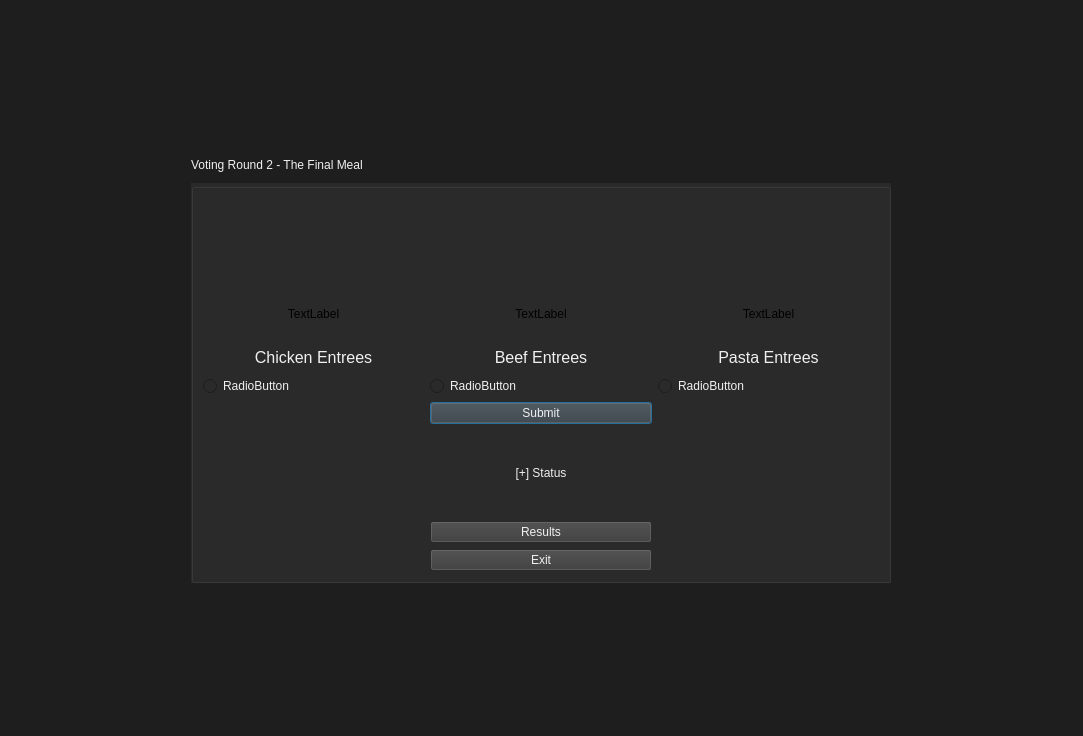
<?xml version="1.0" encoding="UTF-8"?>
<ui version="4.0">
 <class>SecondVotingScreen</class>
 <widget class="QDialog" name="SecondVotingScreen">
  <property name="geometry">
   <rect>
    <x>0</x>
    <y>0</y>
    <width>1083</width>
    <height>736</height>
   </rect>
  </property>
  <property name="windowTitle">
   <string>Dialog</string>
  </property>
  <property name="styleSheet">
   <string notr="true">background-color: rgb(30, 30, 30);
</string>
  </property>
  <layout class="QGridLayout" name="gridLayout">
   <item row="1" column="1">
    <layout class="QVBoxLayout" name="verticalLayout">
     <item>
      <widget class="QLabel" name="label">
       <property name="minimumSize">
        <size>
         <width>700</width>
         <height>25</height>
        </size>
       </property>
       <property name="maximumSize">
        <size>
         <width>700</width>
         <height>25</height>
        </size>
       </property>
       <property name="styleSheet">
        <string notr="true">color: #f0f0f0</string>
       </property>
       <property name="text">
        <string>Voting Round 2 - The Final Meal</string>
       </property>
      </widget>
     </item>
     <item>
      <widget class="QGroupBox" name="groupBox">
       <property name="minimumSize">
        <size>
         <width>700</width>
         <height>400</height>
        </size>
       </property>
       <property name="maximumSize">
        <size>
         <width>700</width>
         <height>400</height>
        </size>
       </property>
       <property name="styleSheet">
        <string notr="true">background-color: rgb(42, 42, 42);</string>
       </property>
       <property name="title">
        <string/>
       </property>
       <layout class="QGridLayout" name="gridLayout_2">
        <item row="2" column="2">
         <widget class="QLabel" name="label_4">
          <property name="minimumSize">
           <size>
            <width>0</width>
            <height>25</height>
           </size>
          </property>
          <property name="maximumSize">
           <size>
            <width>16777215</width>
            <height>25</height>
           </size>
          </property>
          <property name="font">
           <font>
            <pointsize>12</pointsize>
           </font>
          </property>
          <property name="styleSheet">
           <string notr="true">color: #f0f0f0</string>
          </property>
          <property name="text">
           <string>Pasta Entrees</string>
          </property>
          <property name="alignment">
           <set>Qt::AlignmentFlag::AlignCenter</set>
          </property>
         </widget>
        </item>
        <item row="3" column="1">
         <widget class="QRadioButton" name="butBeef">
          <property name="styleSheet">
           <string notr="true">color: #f0f0f0</string>
          </property>
          <property name="text">
           <string>RadioButton</string>
          </property>
         </widget>
        </item>
        <item row="3" column="0">
         <widget class="QRadioButton" name="butChicken">
          <property name="styleSheet">
           <string notr="true">color: #f0f0f0</string>
          </property>
          <property name="text">
           <string>RadioButton</string>
          </property>
         </widget>
        </item>
        <item row="1" column="0">
         <widget class="QLabel" name="chickenPic">
          <property name="minimumSize">
           <size>
            <width>0</width>
            <height>50</height>
           </size>
          </property>
          <property name="maximumSize">
           <size>
            <width>16777215</width>
            <height>50</height>
           </size>
          </property>
          <property name="text">
           <string>TextLabel</string>
          </property>
          <property name="alignment">
           <set>Qt::AlignmentFlag::AlignCenter</set>
          </property>
         </widget>
        </item>
        <item row="2" column="0">
         <widget class="QLabel" name="label_2">
          <property name="minimumSize">
           <size>
            <width>0</width>
            <height>25</height>
           </size>
          </property>
          <property name="maximumSize">
           <size>
            <width>16777215</width>
            <height>25</height>
           </size>
          </property>
          <property name="font">
           <font>
            <pointsize>12</pointsize>
           </font>
          </property>
          <property name="styleSheet">
           <string notr="true">color: #f0f0f0</string>
          </property>
          <property name="text">
           <string>Chicken Entrees</string>
          </property>
          <property name="alignment">
           <set>Qt::AlignmentFlag::AlignCenter</set>
          </property>
         </widget>
        </item>
        <item row="4" column="1">
         <widget class="QPushButton" name="butSubmit">
          <property name="styleSheet">
           <string notr="true">QPushButton {
	color: #f0f0f0;
	background-color: #3a3a3a;
}
QPushButton:hover {
	background-color: 4a4a4a;
}</string>
          </property>
          <property name="text">
           <string>Submit</string>
          </property>
         </widget>
        </item>
        <item row="3" column="2">
         <widget class="QRadioButton" name="butPasta">
          <property name="styleSheet">
           <string notr="true">color: #f0f0f0</string>
          </property>
          <property name="text">
           <string>RadioButton</string>
          </property>
         </widget>
        </item>
        <item row="6" column="1">
         <widget class="QPushButton" name="butResults">
          <property name="styleSheet">
           <string notr="true">QPushButton {
	color: #f0f0f0;
	background-color: #3a3a3a;
}
QPushButton:hover {
	background-color: 4a4a4a;
}</string>
          </property>
          <property name="text">
           <string>Results</string>
          </property>
         </widget>
        </item>
        <item row="2" column="1">
         <widget class="QLabel" name="label_3">
          <property name="minimumSize">
           <size>
            <width>0</width>
            <height>25</height>
           </size>
          </property>
          <property name="maximumSize">
           <size>
            <width>16777215</width>
            <height>25</height>
           </size>
          </property>
          <property name="font">
           <font>
            <pointsize>12</pointsize>
           </font>
          </property>
          <property name="styleSheet">
           <string notr="true">color: #f0f0f0</string>
          </property>
          <property name="text">
           <string>Beef Entrees</string>
          </property>
          <property name="alignment">
           <set>Qt::AlignmentFlag::AlignCenter</set>
          </property>
         </widget>
        </item>
        <item row="5" column="1">
         <widget class="QLabel" name="labelStatus">
          <property name="styleSheet">
           <string notr="true">color: #f0f0f0</string>
          </property>
          <property name="text">
           <string>[+] Status</string>
          </property>
          <property name="alignment">
           <set>Qt::AlignmentFlag::AlignCenter</set>
          </property>
         </widget>
        </item>
        <item row="1" column="2">
         <widget class="QLabel" name="pastaPic">
          <property name="minimumSize">
           <size>
            <width>0</width>
            <height>50</height>
           </size>
          </property>
          <property name="maximumSize">
           <size>
            <width>16777215</width>
            <height>50</height>
           </size>
          </property>
          <property name="text">
           <string>TextLabel</string>
          </property>
          <property name="alignment">
           <set>Qt::AlignmentFlag::AlignCenter</set>
          </property>
         </widget>
        </item>
        <item row="1" column="1">
         <widget class="QLabel" name="beefPic">
          <property name="minimumSize">
           <size>
            <width>0</width>
            <height>50</height>
           </size>
          </property>
          <property name="maximumSize">
           <size>
            <width>16777215</width>
            <height>50</height>
           </size>
          </property>
          <property name="text">
           <string>TextLabel</string>
          </property>
          <property name="alignment">
           <set>Qt::AlignmentFlag::AlignCenter</set>
          </property>
         </widget>
        </item>
        <item row="0" column="0">
         <widget class="QLabel" name="labelName">
          <property name="font">
           <font>
            <pointsize>12</pointsize>
           </font>
          </property>
          <property name="styleSheet">
           <string notr="true">color: rgb(42, 42, 42)</string>
          </property>
          <property name="text">
           <string>TextLabel</string>
          </property>
          <property name="alignment">
           <set>Qt::AlignmentFlag::AlignCenter</set>
          </property>
         </widget>
        </item>
        <item row="7" column="1">
         <widget class="QPushButton" name="buttonExit">
          <property name="styleSheet">
           <string notr="true">QPushButton {
	color: #f0f0f0;
	background-color: #3a3a3a;
}
QPushButton:hover {
	background-color: 4a4a4a;
}</string>
          </property>
          <property name="text">
           <string>Exit</string>
          </property>
         </widget>
        </item>
       </layout>
      </widget>
     </item>
    </layout>
   </item>
   <item row="0" column="1">
    <spacer name="verticalSpacer_2">
     <property name="orientation">
      <enum>Qt::Orientation::Vertical</enum>
     </property>
     <property name="sizeType">
      <enum>QSizePolicy::Policy::Preferred</enum>
     </property>
     <property name="sizeHint" stdset="0">
      <size>
       <width>20</width>
       <height>40</height>
      </size>
     </property>
    </spacer>
   </item>
   <item row="4" column="1">
    <spacer name="verticalSpacer">
     <property name="orientation">
      <enum>Qt::Orientation::Vertical</enum>
     </property>
     <property name="sizeType">
      <enum>QSizePolicy::Policy::Preferred</enum>
     </property>
     <property name="sizeHint" stdset="0">
      <size>
       <width>20</width>
       <height>40</height>
      </size>
     </property>
    </spacer>
   </item>
   <item row="1" column="0">
    <spacer name="horizontalSpacer">
     <property name="orientation">
      <enum>Qt::Orientation::Horizontal</enum>
     </property>
     <property name="sizeType">
      <enum>QSizePolicy::Policy::Preferred</enum>
     </property>
     <property name="sizeHint" stdset="0">
      <size>
       <width>40</width>
       <height>20</height>
      </size>
     </property>
    </spacer>
   </item>
   <item row="1" column="2">
    <spacer name="horizontalSpacer_2">
     <property name="orientation">
      <enum>Qt::Orientation::Horizontal</enum>
     </property>
     <property name="sizeType">
      <enum>QSizePolicy::Policy::Preferred</enum>
     </property>
     <property name="sizeHint" stdset="0">
      <size>
       <width>40</width>
       <height>20</height>
      </size>
     </property>
    </spacer>
   </item>
  </layout>
 </widget>
 <resources/>
 <connections/>
</ui>
